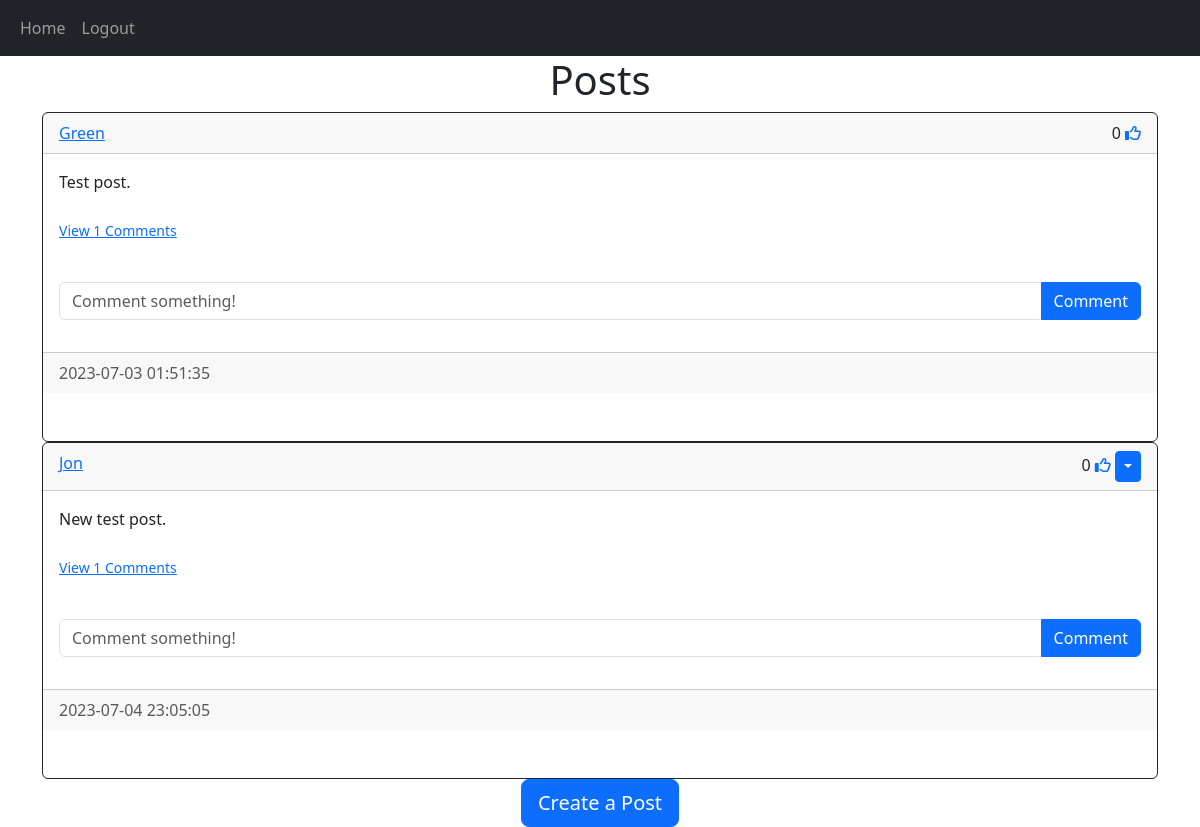
The app's page /home (signed in) with its own data.
### website/models.py (models this page shows)
class Post(db.Model):
    id = db.Column(db.Integer, primary_key=True)
    text = db.Column(db.Text, nullable=False)
    date_created = db.Column(db.DateTime(timezone=True), default=func.now())
    author = db.Column(db.Integer, db.ForeignKey('user.id', ondelete='CASCADE'), nullable=False)
    comments = db.Relationship('Comment', backref='post', passive_deletes=True)
    likes = db.Relationship('Like', backref='post', passive_deletes=True)

class User(db.Model, UserMixin):
    id = db.Column(db.Integer, primary_key=True)
    email = db.Column(db.String(150), unique=True)
    username = db.Column(db.String(150), unique=True)
    password = db.Column(db.String(150))
    date_created = db.Column(db.DateTime(timezone=True), default=func.now())
    posts = db.relationship('Post', backref='user', passive_deletes=True)
    comments = db.Relationship('Comment', backref='user', passive_deletes=True)
    likes = db.Relationship('Like', backref='user', passive_deletes=True)

### website/views.py (the view)
@views.route('/')
@views.route('/home')
@login_required
def home():
    posts = Post.query.all()
    return render_template('home.html', user=current_user, posts=posts)

### website/__init__.py (called while the page is built)
def create_app():
    app = Flask(__name__)
    app.config['SECRET_KEY'] = "Green Bean"
    app.config['SQLALCHEMY_DATABASE_URI'] = f'sqlite:///{DB_NAME}'
    db.init_app(app)
    from .auth import auth
    from .views import views
    app.register_blueprint(auth, url_prefix="/")
    app.register_blueprint(views, url_prefix="/")
    from .models import User, Post, Comment, Like
    with app.app_context():
        db.create_all()
    login_manager = LoginManager()
    login_manager.login_view = "auth.login"
    login_manager.init_app(app)
    @login_manager.user_loader
    def load_user(id):
        return User.query.get(int(id))
    return app

### website/templates/home.html (shortened to what this page needs)
{% extends "post_div.html" %}

### website/templates/post_div.html (shortened to what this page needs)
{% extends "base.html" %}
{% block content %}
    <h1 align="center">
        {% block header %}
            Posts
        {% endblock %}
    </h1>
    <div id="posts">
        {% for post in posts %}
            <div class="card border-dark">
                <div class="card-header d-flex justify-content-between alien-items-center">
                    <a href="/posts/{{post.user.username}}">{{ post.user.username }}</a>
                    <div>
                        {{ post.likes|length }}
                        {% if user.id in post.likes|map(attribute="author")|list %}
                            <a href="/like-post/{{post.id}}"><i class="fas fa-thumbs-up"></i></a>
                        {% else %}
                            <a href="/like-post/{{post.id}}"><i class="far fa-thumbs-up"></i></a>
                        {% endif %}
                        {% if user.id == post.author %}
                        <div class="btn-group">
                            <button type="button" class="btn btn-sm btn-primary dropdown-toggle" data-bs-toggle="dropdown"></button>
                        </div>
                        {% endif %}
                    </div>
                </div>
                <div class="card-body">
                    <div class="card-text">{{ post.text }}</div>
                    <br />
                    <p class="card-text">
                        {% if post.comments|length > 0 %}
                            <a data-bs-toggle="collapse" href="#comments-{{post.id}}" role="button">
                                <small>View {{ post.comments|length }} Comments</small>
                            </a>
                        {% else %}
                            <small class="text-muted">No Comments</small>
                        {% endif %}
                    </p>
                    <br />
                    <form class="input-group mb-3" method="POST" action="/create-comment/{{post.id}}">
                        <input type="text" id="text" name="text" class="form-control" placeholder="Comment something!" />
                        <button type="submit" class="btn btn-primary">Comment</button>
                    </form>
                </div>
                <div class="card-footer text-muted">{{ post.date_created }}</div>
            <br /> <br />
            </div>
        {% endfor %}
    </div>
    {% block footer %}
    <div align="center">
        <a href="/create-post">
            <button type="button" class="btn btn-primary btn-lg">
                Create a Post
            </button>
        </a>
    </div>
    {% endblock %} {% endblock %}

### records on screen
Post: user.username "Green", likes|length "0", text "Test post.", comments|length "1", date_created "2023-07-03 01:51:35"
Post: user.username "Jon", likes|length "0", text "New test post.", comments|length "1", date_created "2023-07-04 23:05:05"
